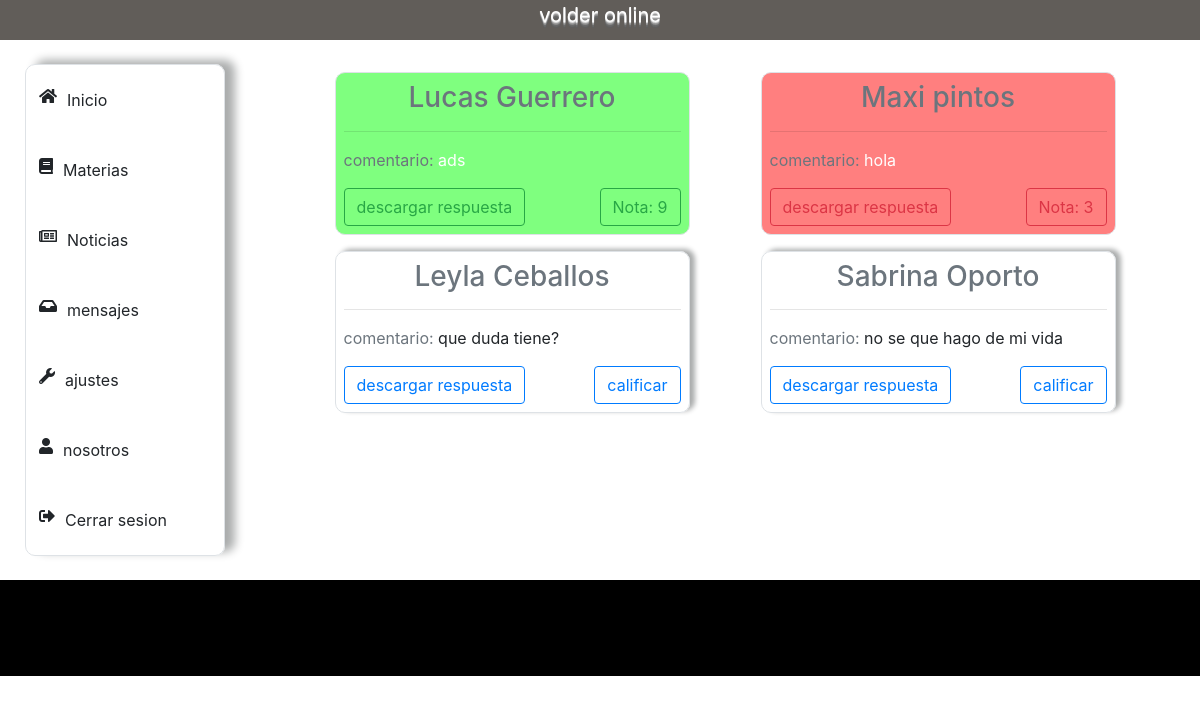
Page /profesor/respuesta_trabajo/6 (signed in) on the committed database.
### usuarios/models.py (models this page shows, shortened)
class RespuestaTrabajo(models.Model):
    estudiante = models.ForeignKey(Estudiante, on_delete = models.CASCADE)
    comentario = models.CharField(max_length = 400, null=True, blank=True)
    archivo = models.FileField(upload_to='respuestas-trabajo/%Y/%m/%d/')
    trabajo = models.ForeignKey(Trabajo, on_delete = models.CASCADE)
    create = models.DateTimeField(auto_now_add=True, null=True, blank=True)

class Estudiante(models.Model):
    user = models.OneToOneField(User, on_delete = models.CASCADE)
    nombre = models.CharField(max_length=50)
    apellido = models.CharField(max_length=50)
    dni = models.IntegerField(unique=True)
    curso = models.ForeignKey(Cursoos, on_delete = models.CASCADE, null=True, blank=True)
    foto =  models.ImageField(upload_to="fotos_de_perfil/estudiante", null=True, blank=True)
    class Meta():
        ordering = ['apellido']
    def __str__(self):
        nombre_y_apellido = self.nombre + " " + self.apellido
        return nombre_y_apellido

### volder_app/decorators.py (the view)
        def wrapper(request, *args, **kwargs):
            if not hasattr(request.user, self.attribute):
                return redirect(self.redirect_to_url, **self.args_dict_to_redirect)
            return view(request, *args, **kwargs)

### profesor/views.py (called while the page is built, shortened)
@RequiredUserAttribute(attribute = 'profesor', redirect_to_url = '/preceptor/')
def respuesta_trabajo(request, id_trabajo):
    trabajo = Trabajo.objects.get(id=id_trabajo)
    respuestasTrabajo = RespuestaTrabajo.objects.filter(trabajo = trabajo)
    form = FormNota()
    notas = []
    for respuestaTrabajo in respuestasTrabajo:
        notas += NotaTrabajo.objects.filter(respuestaTrabajo=respuestaTrabajo)
    cont = {
        "respuestas":respuestasTrabajo,
        "form":form,
        "notas":notas,
    }
    return render(request, "profesor/respuesta_trabajo.html",cont)

### profesor/templates/profesor/respuesta_trabajo.html (shortened to what this page needs)
{% extends 'profesor/base.html' %}
{% load static %}
{% block content %}
<div class=" mid-contenido-animacion col col-md-9 mx-auto my-4 px-4">
    <div class="row">
        {% for respuesta in respuestas %}
            <div id="trabajo-{{respuesta.id}}" class="trabajos trabajos-animacion col-10 col-md-5 border my-2 p-2 mx-auto">
                <p class="h3 text-center text-muted">{{respuesta.estudiante}}</p><hr>
                <p><span class="text-muted">comentario: </span> {{respuesta.comentario}}</p>
                <a href="{{respuesta.archivo.url}}" id="button-{{respuesta.id}}" class="btn btn-outline-primary">descargar respuesta</a>
            </div>
        {% endfor %}
    </div>
</div>
{% endblock %}

### volder_app/static/css/profesor/main.css (style rules this page uses)
html { font-size: 1rem; }
.row { padding: 0px !important; margin: 0px !important; }
* { padding: 0; margin: 0; outline: none; }
.trabajos, .añadir-trabajo { border-radius: 20px; height: auto; box-shadow: 5px -2px 5px rgb(171, 173, 173); }
.border { border-radius: 10px; }
.aprobado, .desaprobado { color:white; box-shadow: 0 0 0; }
.aprobado { background-color: rgba(0, 255, 0, 0.5); }
.desaprobado { background-color: rgba(255, 0, 0, 0.5); }

### volder_app/templates/volder/carga.html (style rules this page uses)
*, *::after,*::before { margin: 0; padding: 0; -webkit-box-sezing: border-box; -moz-box-sezing: border-box; box-sezing: border-box; }

### rows in the picture
RespuestaTrabajo: estudiante "Lucas Guerrero", comentario "ads"
RespuestaTrabajo: estudiante "Maxi pintos", comentario "hola"
RespuestaTrabajo: estudiante "Leyla Ceballos", comentario "que duda tiene?"
RespuestaTrabajo: estudiante "Sabrina Oporto", comentario "no se que hago de mi vida"
